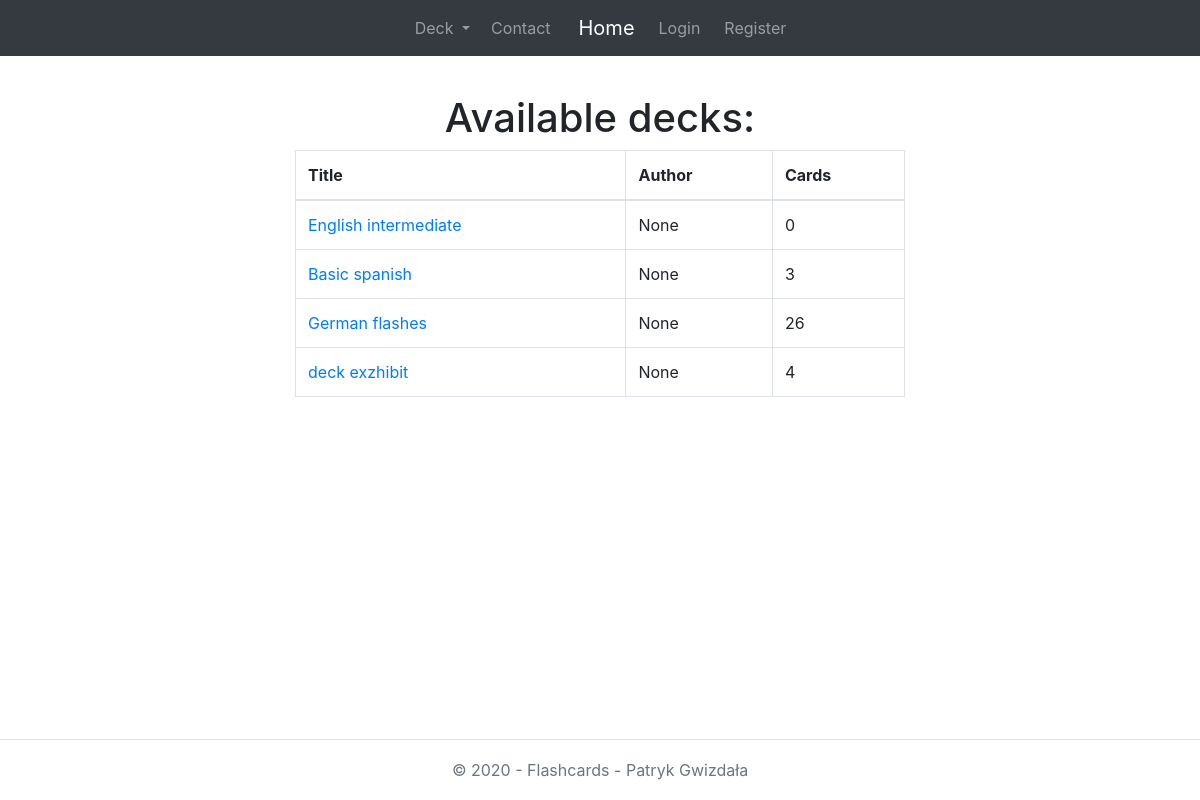
Page /decks/ on the earlier database version.
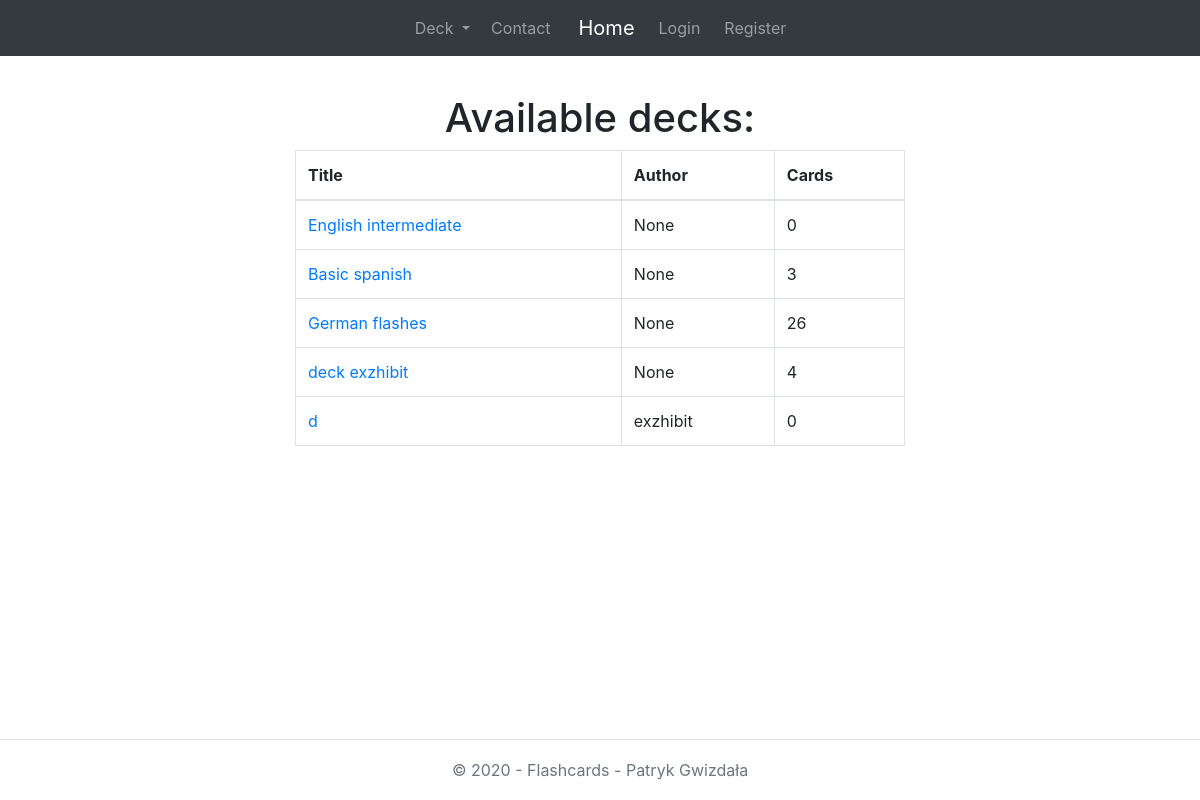
Same page on the later database version.
### FlashcardsWeb/models.py (models this page shows, shortened)
class Deck(models.Model):
    creator = models.ForeignKey(User, on_delete=models.SET_NULL, null=True, blank=True)
    title = models.CharField(max_length=64, null=False, blank=False, help_text="64 characters maximum")
    description = models.CharField(max_length=64, null=False, blank=True)
    is_public = models.BooleanField(default=False)
    def num_of_cards(self):
        return self.card_set.count()
    num_of_cards.short_description = 'Card Count'

### FlashcardsWeb/views.py (the view)
# urls.py: path('decks/', DeckListView.as_view(), name='decks'),
class DeckListView(ListView):
    paginate_by = 13
    model = Deck
    template_name = 'deck/deck_list.html'
    context_object_name = 'decks'
    success_url = reverse_lazy('decks')
    def get_queryset(self):
        return Deck.objects.all().filter(is_public=True)

### FlashcardsWeb/templates/deck/deck_list.html (shortened to what this page needs)
{% extends 'base.html' %}
{% block content %}
    <div class="col-md-8 col-xs-12">
        <br>
    <div class="row justify-content-center text-center">
        <h1> Available decks: </h1>
    </div>
        {% if decks %}
            <div class="table-responsive">
                <table class="table table-bordered">
                    <thead>
                    <tr>
                        <th scope="col">Title</th>
                        <th scope="col">Author</th>
                        <th scope="col">Cards</th>
                    </tr>
                    </thead>
                    <tbody>
                    {% for deck in decks %}
                        <tr>
                            <td><a href="{% url 'deck_detail' deck.pk %}">{{ deck.title }}</a></td>
                            <td>{{ deck.creator }}</td>
                            <td>{{ deck.num_of_cards }}</td>
                        </tr>
                    {% empty %}
                        <tr class="table-active">
                            <td colspan="3">No data</td>
                        </tr>
                    {% endfor %}
                    </tbody>
                </table>
            </div>
        {% else %}
            <h1>No decks found.</h1>
        {% endif %}
{% endblock %}

Differences in the rows shown:
added Deck: title "d", creator "exzhibit", num_of_cards "0"
